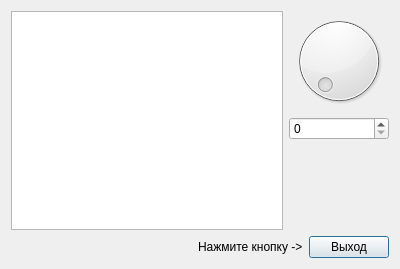
<?xml version="1.0" encoding="UTF-8"?>
<ui version="4.0">
 <class>DialogEx2</class>
 <widget class="QDialog" name="DialogEx2">
  <property name="geometry">
   <rect>
    <x>0</x>
    <y>0</y>
    <width>400</width>
    <height>269</height>
   </rect>
  </property>
  <property name="windowTitle">
   <string>Dialog</string>
  </property>
  <layout class="QVBoxLayout" name="verticalLayout_2">
   <item>
    <layout class="QHBoxLayout" name="horizontalLayout_2">
     <item>
      <widget class="QTextEdit" name="textEdit"/>
     </item>
     <item>
      <layout class="QVBoxLayout" name="verticalLayout">
       <item>
        <widget class="QDial" name="dial"/>
       </item>
       <item>
        <widget class="QSpinBox" name="spinBox"/>
       </item>
       <item>
        <spacer name="verticalSpacer">
         <property name="orientation">
          <enum>Qt::Vertical</enum>
         </property>
         <property name="sizeHint" stdset="0">
          <size>
           <width>20</width>
           <height>40</height>
          </size>
         </property>
        </spacer>
       </item>
      </layout>
     </item>
    </layout>
   </item>
   <item>
    <layout class="QHBoxLayout" name="horizontalLayout">
     <item>
      <spacer name="horizontalSpacer">
       <property name="orientation">
        <enum>Qt::Horizontal</enum>
       </property>
       <property name="sizeHint" stdset="0">
        <size>
         <width>40</width>
         <height>20</height>
        </size>
       </property>
      </spacer>
     </item>
     <item>
      <widget class="QLabel" name="label">
       <property name="font">
        <font>
         <pointsize>9</pointsize>
        </font>
       </property>
       <property name="text">
        <string>Нажмите кнопку -&gt;</string>
       </property>
      </widget>
     </item>
     <item>
      <widget class="QPushButton" name="pushButton">
       <property name="font">
        <font>
         <pointsize>9</pointsize>
        </font>
       </property>
       <property name="text">
        <string>Выход</string>
       </property>
      </widget>
     </item>
    </layout>
   </item>
  </layout>
 </widget>
 <resources/>
 <connections>
  <connection>
   <sender>dial</sender>
   <signal>sliderMoved(int)</signal>
   <receiver>spinBox</receiver>
   <slot>setValue(int)</slot>
   <hints>
    <hint type="sourcelabel">
     <x>336</x>
     <y>78</y>
    </hint>
    <hint type="destinationlabel">
     <x>323</x>
     <y>137</y>
    </hint>
   </hints>
  </connection>
  <connection>
   <sender>spinBox</sender>
   <signal>valueChanged(int)</signal>
   <receiver>dial</receiver>
   <slot>setValue(int)</slot>
   <hints>
    <hint type="sourcelabel">
     <x>358</x>
     <y>136</y>
    </hint>
    <hint type="destinationlabel">
     <x>364</x>
     <y>74</y>
    </hint>
   </hints>
  </connection>
  <connection>
   <sender>pushButton</sender>
   <signal>clicked()</signal>
   <receiver>DialogEx2</receiver>
   <slot>reject()</slot>
   <hints>
    <hint type="sourcelabel">
     <x>346</x>
     <y>245</y>
    </hint>
    <hint type="destinationlabel">
     <x>31</x>
     <y>-16</y>
    </hint>
   </hints>
  </connection>
  <connection>
   <sender>spinBox</sender>
   <signal>valueChanged(QString)</signal>
   <receiver>textEdit</receiver>
   <slot>append(QString)</slot>
   <hints>
    <hint type="sourcelabel">
     <x>289</x>
     <y>133</y>
    </hint>
    <hint type="destinationlabel">
     <x>226</x>
     <y>149</y>
    </hint>
   </hints>
  </connection>
 </connections>
</ui>
